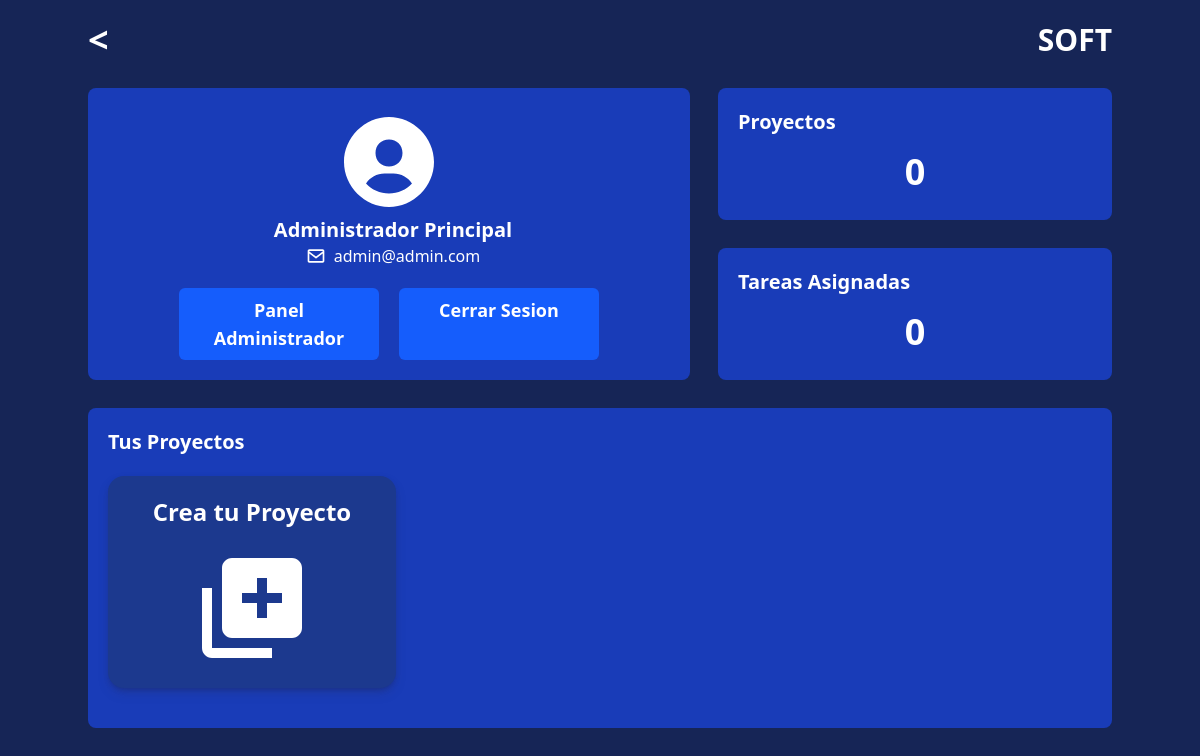
Page /perfil (signed in) on the committed database.
### GestionProyecto/models.py (models this page shows, shortened)
class Usuarios(AbstractBaseUser):
    correo = models.EmailField(unique=True)
    nombre = models.CharField(max_length=100)
    apellido = models.CharField(max_length=100)
    is_active = models.BooleanField(default=True)
    is_staff = models.BooleanField(default=False)
    is_superuser = models.BooleanField(default=False)
    USERNAME_FIELD = 'correo'
    REQUIRED_FIELDS = ['nombre', 'apellido']
    objects = manageUsuario()
    def __str__(self):
        return self.correo

### GestionProyecto/views.py (the view, shortened to what this page needs)
# urls.py: path("perfil", views.Perfil, name='Perfil'),
def Perfil(request):
    if not request.user.is_authenticated:
        return redirect('Inicio')
    userProyectos = miembros_proyecto.objects.filter(usuario=request.user)
    usuario = Usuarios.objects.get(correo=request.user)
    totalProyectos = miembros_proyecto.objects.filter(usuario=request.user).count()
    totalTareas = tareas_proyecto.objects.filter(usuario_id=request.user).count()
    datosProyecto = {}
    for proy in userProyectos:
        datosProyecto[proy.id_proyecto] = {
            'TareasTotal': tareas_proyecto.objects.filter(id_proyecto=proy.id_proyecto).count(),
            'MiembrosTotal': miembros_proyecto.objects.filter(id_proyecto=proy.id_proyecto).count(),
        }
    return render(request, 'perfil.html', {
        'proyectos': userProyectos,
        'admin': request.user.is_staff,
        'usuario': usuario,
        'totalProyectos': totalProyectos,
        'totalTareas': totalTareas,
        'datosProyecto': datosProyecto.items(),
    })

### GestionProyecto/templates/perfil.html (shortened to what this page needs)
{% extends "index.html" %}
{% load static %}
{% block Contenido %}
    <main class="w-full h-max text-white p-5 flex place-content-center">
        <section class="w-full h-full lg:max-w-screen-lg grid place-items-center auto-rows-max gap-7 mb-5">
            <div class="md:col-start-1 md:col-end-3 w-full flex items-center justify-between">
                <a class="text-4xl font-bold" href="{% url 'Inicio' %}"> < </a>
                <a href="{% url "Inicio" %}" class="text-3xl font-black">SOFT</a>
            </div>
            <header class="w-full h-auto py-5 bg-blue-800 rounded-lg place-content-center space-y-5 flex flex-col items-center md:row-start-2 md:row-end-4 md:h-full">
                <div class="flex md:flex-col items-center w-full">
                    <figure class="w-27 h-27">
                    </figure>
                    <article class="ml-2">
                        <h2 class="titulos md:text-center">{{usuario.nombre}} {{usuario.apellido}}</h2>
                        <div class="flex justify-center items-center gap-2">
                            <figure>
                                <svg class="fill-white w-5 h-5" xmlns="http://www.w3.org/2000/svg" viewBox="0 0 24 24">
                                    <path d="M20 4H4c-1.103 0-2 .897-2 2v12c0 1.103.897 2 2 2h16c1.103 0 2-.897 2-2V6c0-1.103-.897-2-2-2m0 2v.511l-8 6.223-8-6.222V6zM4 18V9.044l7.386 5.745a.994.994 0 0 0 1.228 0L20 9.044 20.002 18z"/>
                                </svg>
                            </figure>
                            <p>{{usuario.correo}}</p>
                        </div>
                    </article>
                </div>
                <div class="flex flex-col md:flex-row gap-5">
                    {% if admin %}
                        <a href="{% url 'PAdminProyectos' %}" class="botonStyle text-center">Panel Administrador</a>
                    {% endif %}
                    <a href="{% url 'CerrarSesion' %}" class="botonStyle text-center">Cerrar Sesion</a>
                </div>
            </header>
            <article class="w-full h-full bg-blue-800 rounded-lg p-5 space-y-4 md:col-start-2 md:col-end-3">
                <h2 class="titulos">Proyectos</h2>
                <p class="text-4xl font-black text-center">{{totalProyectos}}</p>
            </article>
            <article class="w-full h-full bg-blue-800 rounded-lg p-5 space-y-4 md:col-start-2 md:col-end-3">
                <h2 class="titulos">Tareas Asignadas</h2>
                <p class="text-4xl font-black text-center">{{totalTareas}}</p>
            </article>
            <main class="w-full h-max bg-blue-800 rounded-lg p-5 flex flex-col md:col-start-1 md:col-end-3">
                <h2 class="titulos">Tus Proyectos</h2>
                <section class="grid my-5 gap-15 md:grid-cols-2 lg:grid-cols-3 ">
                    <div onclick="OpenModal('modalCrearProyecto')" class="bg-blue-900 sombraPanels cursor-pointer select-none w-full h-max rounded-2xl p-5 flex flex-col justify-center items-center">
                        <h4 class="text-2xl font-bold mb-5">Crea tu Proyecto</h4>
                        <figure>
                            <svg class="fill-white w-30 h-30" xmlns="http://www.w3.org/2000/svg" viewBox="0 0 24 24">
                                <path d="M20 2H8c-1.103 0-2 .897-2 2v12c0 1.103.897 2 2 2h12c1.103 0 2-.897 2-2V4c0-1.103-.897-2-2-2m-2 9h-3v3h-2v-3h-3V9h3V6h2v3h3zM4 22h12v-2H4V8H2v12c0 1.103.897 2 2 2"/>
                            </svg>
                        </figure>
                    </div>
                </section>
            </main>
        </section>
    </main>
{% endblock Contenido %}

### rows in the picture
Usuarios: nombre "Administrador", apellido "Principal", correo "admin@admin.com"

### other values in the picture
{{ totalProyectos }} "0"
{{ totalTareas }} "0"
